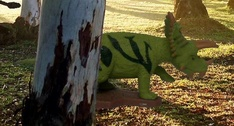
%> input picture test/test2.jpg, 234 x 126 px, shrunk from 571 x 306 before the run
$ octave test_descriptor.m   (GNU Octave 9; MATLAB toolbox functions it lacks are replaced by stand-ins)
%> lines starting %> are read from the running program, lines starting %| are printed output that depends on the picture
close all;
% run('VLFEATROOT/toolbox/vl_setup');

test_im_name = 'test/test2.jpg';
edge_thresh = 10;

%% Extract features.
image = imread(test_im_name);
%> image is the input picture: size 126x234x3 uint8; mean R, G, B 89.6, 80.9, 52.8
gray_im1 = single(rgb2gray(image));
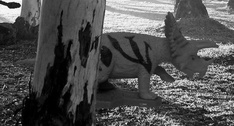
%> gray_im1: size 126x234 single; min 0, max 253, mean 80.3

% differnet scale
[x,y] = size(gray_im1);
%> x = 126; y = 234
gray_im2 = gray_im1(1:2:x, 1:2:y);
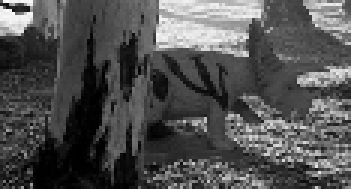
%> gray_im2: size 63x117 single (shown 3 times larger); min 0, max 252, mean 80.6

frames1 = repmat([100;100;0;0], 1, 21);
frames1(3,:) = 1:0.1:3;
%> (the run ends here)
